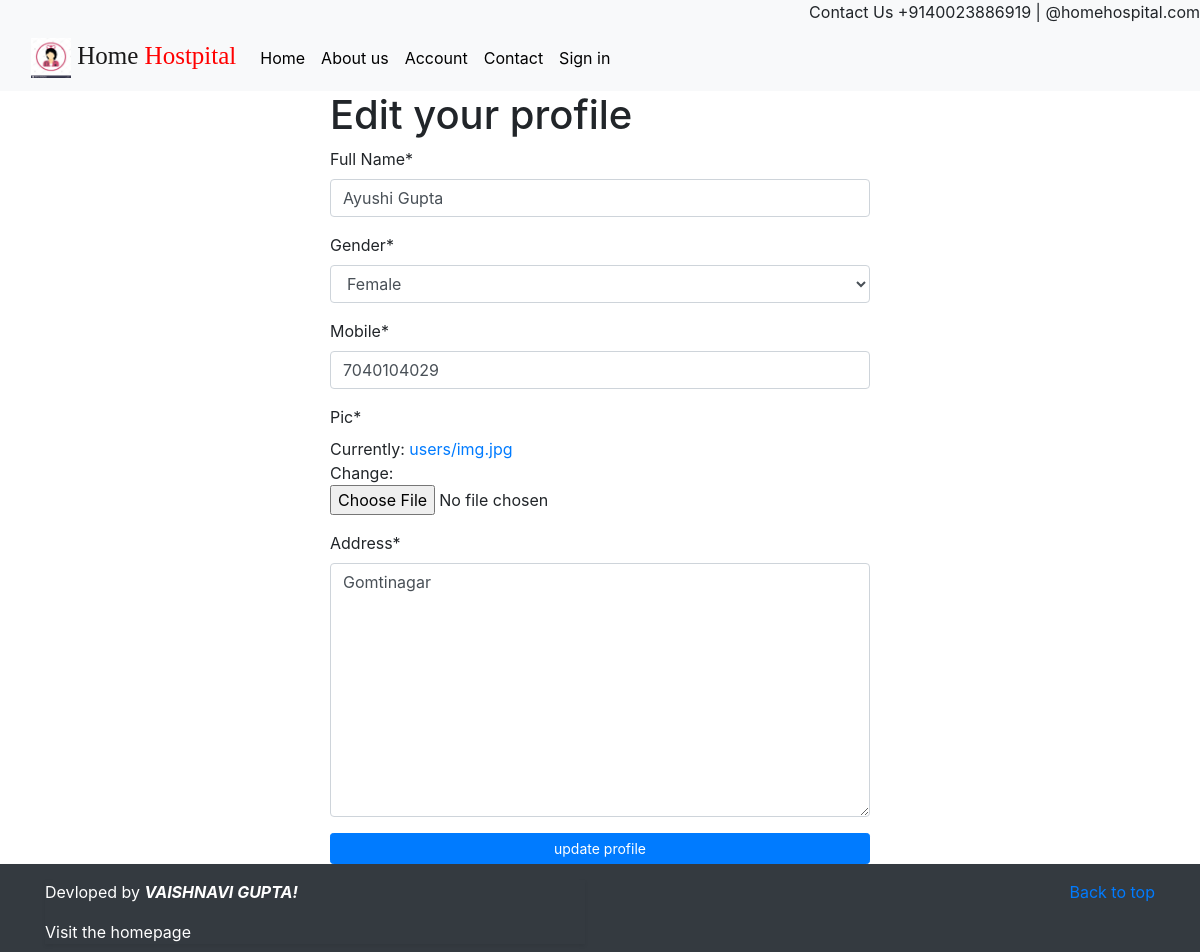
The page /editprofile/1 on the database its author committed.
### app/models.py (models this page shows)
class Profile(models.Model):
    user = models.ForeignKey(User, on_delete=CASCADE)
    Full_Name = models.CharField(max_length=30, default='')
    gender = models.CharField(max_length=6,choices=gender_option, default='')
    email = models.CharField(max_length=30)
    mobile = models.CharField(max_length=15,validators=[phone_regex], default='')
    pic = models.ImageField(upload_to='users')
    update_on = models.DateTimeField(auto_now=True)
    address = models.TextField(default="not available")

### app/views.py (the view, shortened to what this page needs)
# urls.py: path('editprofile/<int:pk>', edit_profileview, name='editpro'),
def edit_profileview(request, pk):
    try:
        udata = Profile.objects.filter(pk=pk)
        if len(udata)==1:
            form = ProfileForm(instance=udata[0])
        else:
            form = ProfileForm()
        context = {"pform":form}
        return render(request, 'edit_profile.html', context)
    except Exception as e:
        print('some error occurred',e)
        return redirect('up')

### app/forms.py
class ProfileForm(forms.ModelForm):
    class Meta:
        model = Profile
        fields = ('Full_Name', 'gender', 'mobile', 'pic','address')

### templates/edit_profile.html (shortened to what this page needs)
{% extends 'layout/base.html' %}
{% load crispy_forms_tags %}
{% block content %}
<div class="container">
    <div class="row">
        <div class="col-md-6 mx-auto">
            <h1>Edit your profile</h1>
            <form method="POST" enctype="multipart/form-data" >
                {{pform|crispy}}
                <button  class="btn btn-primary btn-sm btn-block">update profile</button>
            </form>
        </div>
    </div>
</div>
{% endblock content %}

### rows shown on the page
Profile: Full_Name "Ayushi Gupta", gender "Female", mobile "7040104029", address "Gomtinagar"
